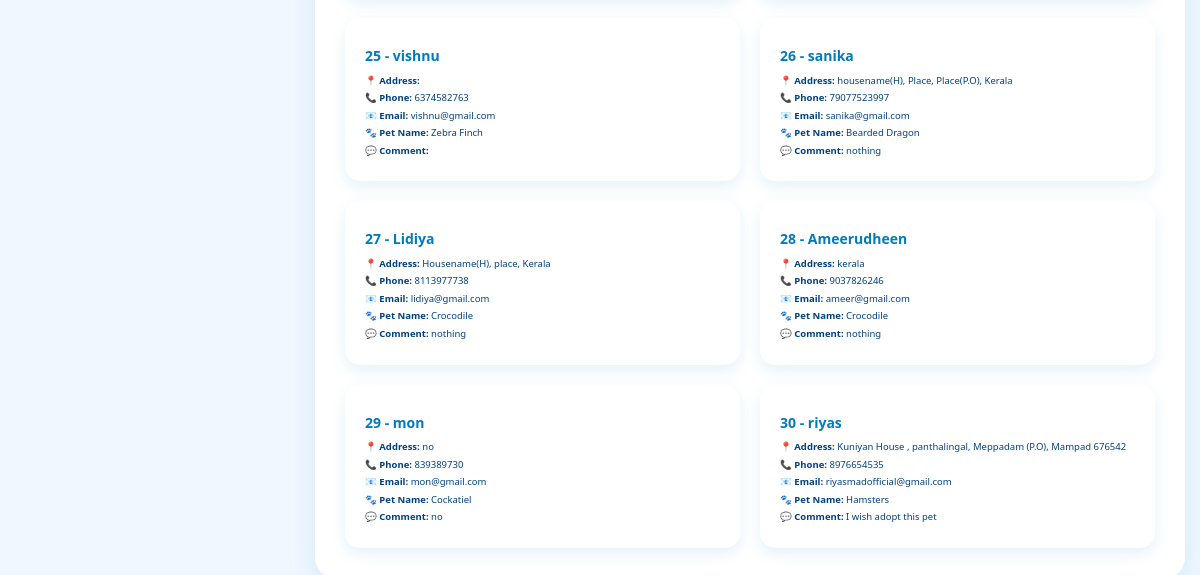
The page /adoption.php (signed in, lower part) on the database as committed earlier.
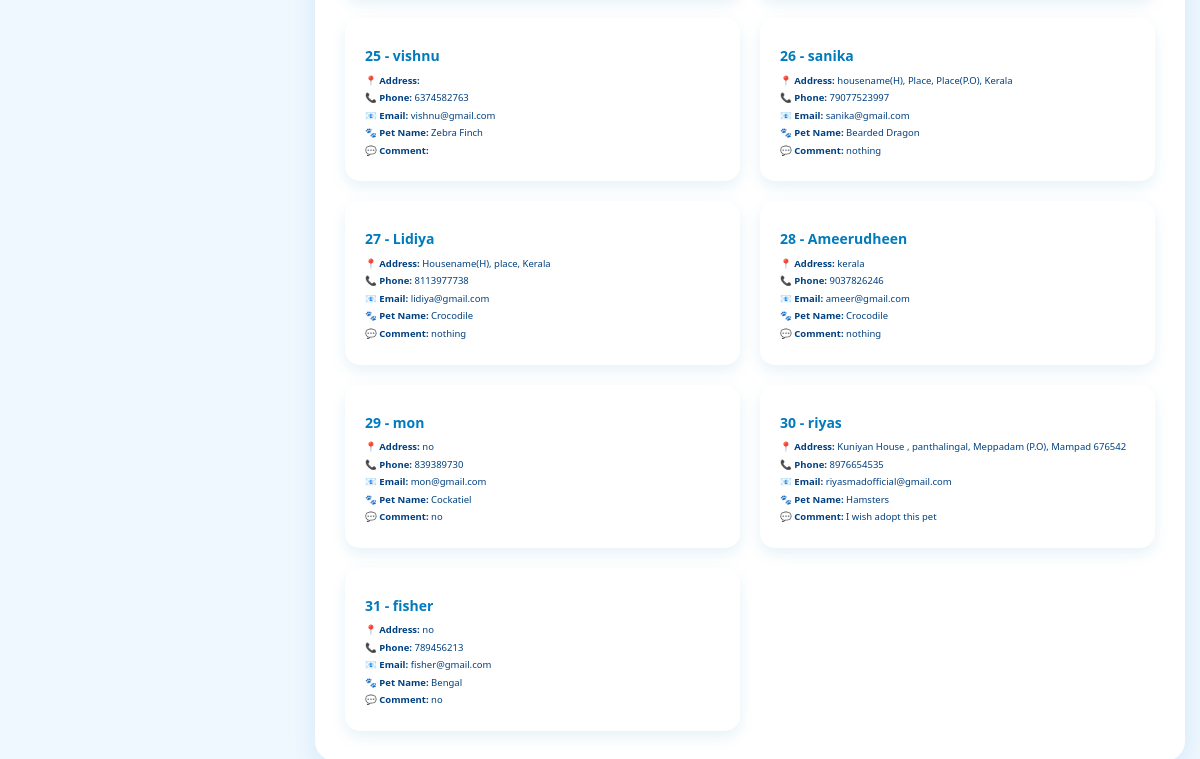
The same page on the database as committed later.
### tables this page shows
CREATE TABLE IF NOT EXISTS `adoption` (
  `a_id` int NOT NULL AUTO_INCREMENT,
  `a_name` varchar(200) NOT NULL,
  `a_address` text NOT NULL,
  `a_pn` varchar(50) NOT NULL,
  `a_email` varchar(200) NOT NULL,
  `pet_id` int NOT NULL,
  `a_petName` varchar(200) NOT NULL,
  `a_comment` text NOT NULL,
  `a_status` int NOT NULL,
  `a_createdBy` varchar(200) NOT NULL,
  `a_createdDate` timestamp(6) NOT NULL DEFAULT CURRENT_TIMESTAMP(6),
  `a_updatedBy` varchar(200) NOT NULL,
  `a_updatedDate` timestamp(6) NOT NULL DEFAULT CURRENT_TIMESTAMP(6),
  PRIMARY KEY (`a_id`)
);

### adoption.php (the view, shortened to what this page needs)
<?php
$conn = new mysqli("localhost", "root", "", "adoptlove");
?>
<!DOCTYPE html>
<html lang="en">
<head>
  <link rel="stylesheet" href="./js/dashboard/bootstrap.min.css">
  <link rel="stylesheet" href="https://cdnjs.cloudflare.com/ajax/libs/font-awesome/6.5.0/css/all.min.css">
</head>
<body>
<div class="container-fluid">
  <div class="row content">
    <div class="col-sm-9">
      <div class="dashboard-card">
        <div class="card-grid">
          <?php
          $sort = $_GET['sort'] ?? 'first';
          switch ($sort) {
            case 'first':
            default: $orderBy = "a_id ASC"; break;
          }
          $sql = "SELECT a_id, a_name, a_address, a_pn, a_email, a_petName, a_comment FROM adoption ORDER BY $orderBy";
          $result = $conn->query($sql);
          $serial = 1;
          if ($result && $result->num_rows > 0) {
            while($row = $result->fetch_assoc()) {
              echo '<div class="adoption-card">';
              echo '<h5>' . $serial++ . ' - ' . htmlspecialchars($row['a_name']) . '</h5>';
              echo '<p><strong>📍 Address:</strong> ' . htmlspecialchars($row['a_address']) . '</p>';
              echo '<p><strong>📞 Phone:</strong> ' . htmlspecialchars($row['a_pn']) . '</p>';
              echo '<p><strong>📧 Email:</strong> ' . htmlspecialchars($row['a_email']) . '</p>';
              echo '<p><strong>🐾 Pet Name:</strong> ' . htmlspecialchars($row['a_petName']) . '</p>';
              echo '<p><strong>💬 Comment:</strong> ' . htmlspecialchars($row['a_comment']) . '</p>';
              echo '</div>';
            }
          } else {
            echo "<p>No adoption requests found.</p>";
          }
          ?>
        </div>
      </div>
    </div>
  </div>
</div>
</body>
</html>

Rows that differ between the two databases and show on the page:
added adoption: a_name "fisher", a_address "no", a_pn "789456213", a_email "fisher@gmail.com", a_petName "Bengal", a_comment "no"
